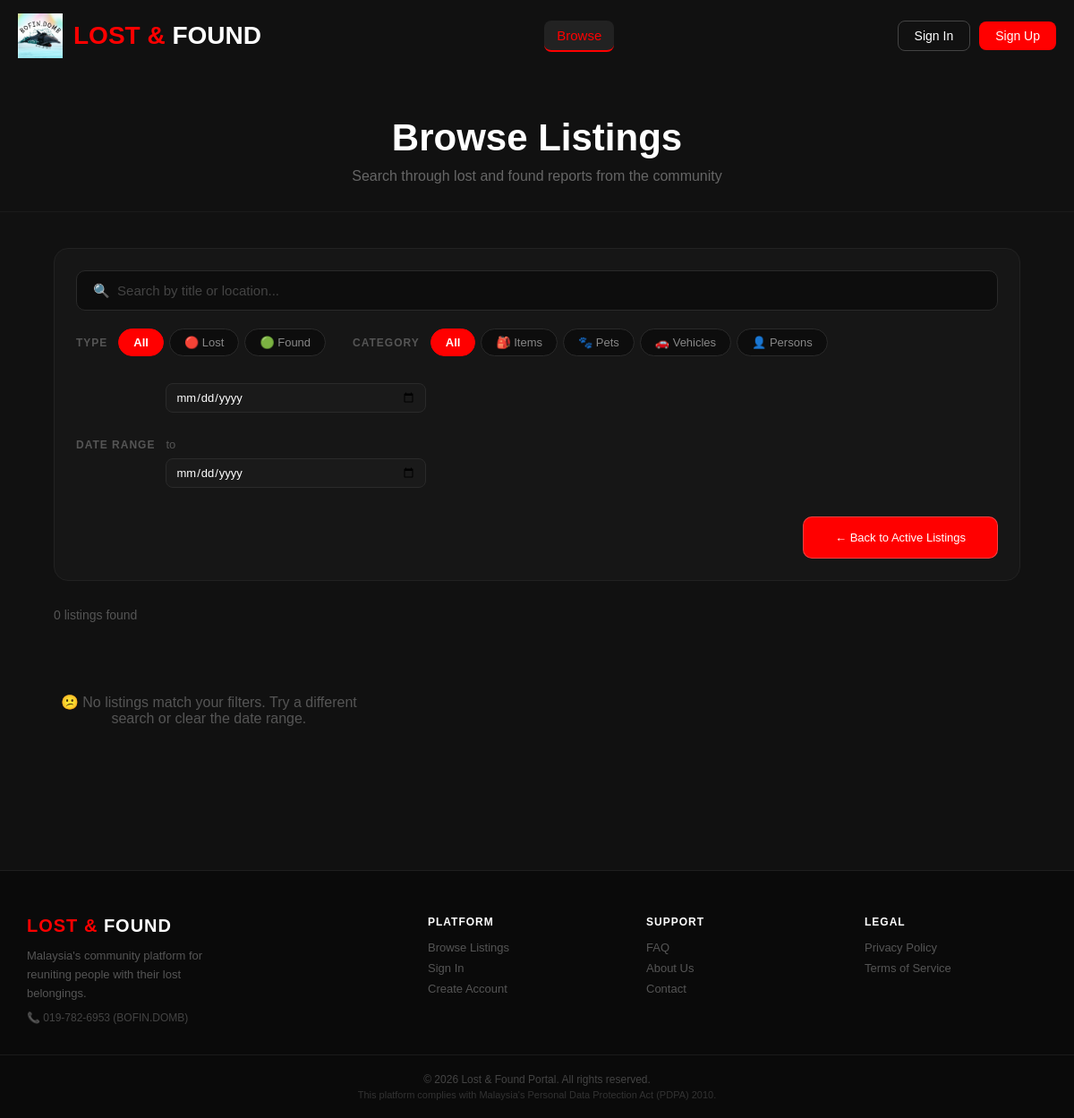
The app's page /browse.php?view=resolved, older data.
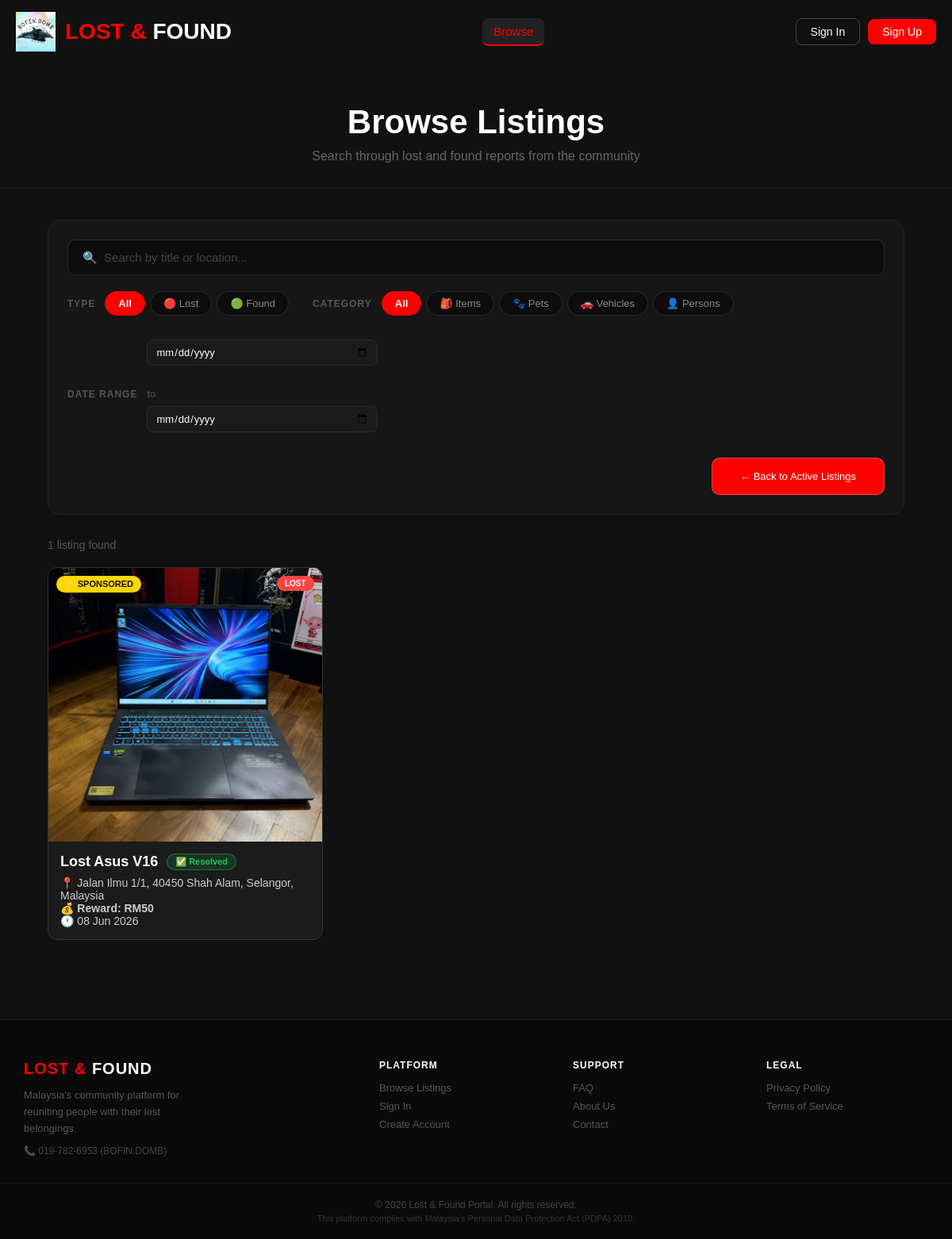
The same page, newer data.
### tables this page shows
CREATE TABLE `listings` (
  `id` int(11) NOT NULL,
  `user_id` int(11) NOT NULL,
  `title` varchar(100) NOT NULL,
  `description` text NOT NULL,
  `category` varchar(50) DEFAULT NULL,
  `location` varchar(100) DEFAULT NULL,
  `image` varchar(255) DEFAULT NULL,
  `listing_type` enum('lost','found') NOT NULL,
  `is_boosted` tinyint(1) DEFAULT 0,
  `status` enum('active','removed') DEFAULT 'active',
  `resolved_status` enum('active','resolved','expired') DEFAULT 'active',
  `created_at` timestamp NOT NULL DEFAULT current_timestamp(),
  `boost_requested` tinyint(1) DEFAULT 0,
  `date_lost` date DEFAULT NULL,
  `reward` varchar(50) DEFAULT NULL,
  `lat` decimal(10,8) DEFAULT NULL,
  `lng` decimal(11,8) DEFAULT NULL,
  `is_flagged` tinyint(1) DEFAULT 0,
  `flag_reason` varchar(255) DEFAULT NULL,
  `boost_expires_at` datetime DEFAULT NULL,
  `is_archived` tinyint(1) DEFAULT 0,
  `archived_at` datetime DEFAULT NULL,
  `archived_reason` varchar(50) DEFAULT NULL
);

### browse.php (the view, shortened to what the changed rows need)
<?php include 'config.php'; ?>
<!DOCTYPE html>
<html>
<head>
    <link rel="stylesheet" href="style.css">
</head>
<body>
<div class="browse-hero">
    <h1>Browse Listings</h1>
</div>
<div class="container">
    <form method="GET" id="filterForm" class="filter-bar">
        <div class="filter-row">
            <div class="filter-group">
                <div class="filter-tabs" id="typeFilter">
                    <?php
                    $activeType = $_GET['type'] ?? 'all';
                    foreach(['all'=>'All','lost'=>'🔴 Lost','found'=>'🟢 Found'] as $val=>$label):
                    ?>
                    <button type="button"
                            class="filter-tab <?php echo $activeType==$val?'active':''; ?>"
                            onclick="setFilter('type','<?php echo $val; ?>')">
                        <?php echo $label; ?>
                    </button>
                    <?php endforeach; ?>
                </div>
            </div>
            <div class="filter-group">
                <div class="filter-tabs" id="catFilter">
                    <?php
                    $activeCat = $_GET['cat'] ?? 'all';
                    $cats = ['all'=>'All','item'=>'🎒 Items','pet'=>'🐾 Pets','vehicle'=>'🚗 Vehicles','person'=>'👤 Persons'];
                    foreach($cats as $val=>$label):
                    ?>
                    <button type="button"
                            class="filter-tab <?php echo $activeCat==$val?'active':''; ?>"
                            onclick="setFilter('cat','<?php echo $val; ?>')">
                        <?php echo $label; ?>
                    </button>
                    <?php endforeach; ?>
                </div>
            </div>
        </div>
    </form>
    <?php
    $showResolved = isset($_GET['view']) && $_GET['view'] === 'resolved';
    $where  = $showResolved ? ["resolved_status = 'resolved'"] : ["(resolved_status IS NULL OR resolved_status != 'resolved')"];
    $params = [];
    $types  = '';
    $whereSQL = implode(' AND ', $where);
    $totalCount = 0;
    $countStmt = $conn->prepare("SELECT COUNT(*) FROM listings WHERE $whereSQL");
    if ($countStmt) {
        $countStmt->execute();
        $countStmt->bind_result($totalCount);
    }
    $perPage     = 12;
    $currentPage = max(1, (int)($_GET['page'] ?? 1));
    $offset      = ($currentPage - 1) * $perPage;
    $stmt = $conn->prepare("
        SELECT * FROM listings
        WHERE $whereSQL
        ORDER BY is_boosted DESC, created_at DESC
        LIMIT ? OFFSET ?
    ");
    $pageParams  = $params;
    $pageParams[] = $perPage;
    $pageParams[] = $offset;
    $pageTypes   = $types . 'ii';
    $stmt->bind_param($pageTypes, ...$pageParams);
    $stmt->execute();
    $result = $stmt->get_result();
    ?>
    <div class="results-bar">
        <p class="results-count">
            <?php echo $totalCount; ?> listing<?php echo $totalCount != 1 ? 's' : ''; ?> found
        </p>
    </div>
    <div class="card-container" id="cardGrid" style="display:none;">
    <?php if($result->num_rows == 0): ?>
        <p class="no-results">😕 No listings match your filters. Try a different search or clear the date range.</p>
    <?php endif; ?>
    <?php while($row = $result->fetch_assoc()):
    ?>
        <a href="item.php?id=<?php echo $row['id']; ?>" style="text-decoration:none; color:white;">
            <div class="card">
                <?php if(!empty($row['image'])): ?>
                    <img src="<?php echo $row['image']; ?>" alt="<?php echo htmlspecialchars($row['title']); ?>"
                         loading="lazy">
                <?php else: ?>
                    <img src="images/default.jpg" alt="No image">
                <?php endif; ?>
                <?php if($row['is_boosted'] == 1): ?>
                    <div class="badge">⭐ SPONSORED</div>
                <?php endif; ?>
                <div class="type-badge type-<?php echo $row['listing_type']; ?>">
                    <?php echo strtoupper($row['listing_type']); ?>
                </div>
                <div class="card-content">
                    <h3>
                        <?php echo htmlspecialchars($row['title']); ?>
                        <?php if(!empty($row['resolved_status']) && $row['resolved_status'] == 'resolved'): ?>
                            <span class="resolved-card-badge">✅ Resolved</span>
                        <?php endif; ?>
                    </h3>
                    <p>📍 <?php echo htmlspecialchars($row['location']); ?></p>
                    <?php if(!empty($row['reward'])): ?>
                        <p class="reward">💰 Reward: RM<?php echo htmlspecialchars($row['reward']); ?></p>
                    <?php endif; ?>
                    <p class="card-date">🕐 <?php echo date('d M Y', strtotime($row['created_at'])); ?></p>
                </div>
            </div>
        </a>
    <?php endwhile; ?>
    </div>
</div>
</body>
</html>

Row changes from the older to the newer data that the page shows:
added listings: image (picture), is_boosted "⭐ SPONSORED", listing_type "LOST", title "Lost Asus V16", resolved_status "✅ Resolved", location "Jalan Ilmu 1/1, 40450 Shah Alam, Selangor, Malaysia", reward "50", created_at "08 Jun 2026"
Text that changed along with them:
$totalCount: "0" → "1"
text no longer shown: "s 😕 No listings match your filters. Try a different search or clear the date range."
